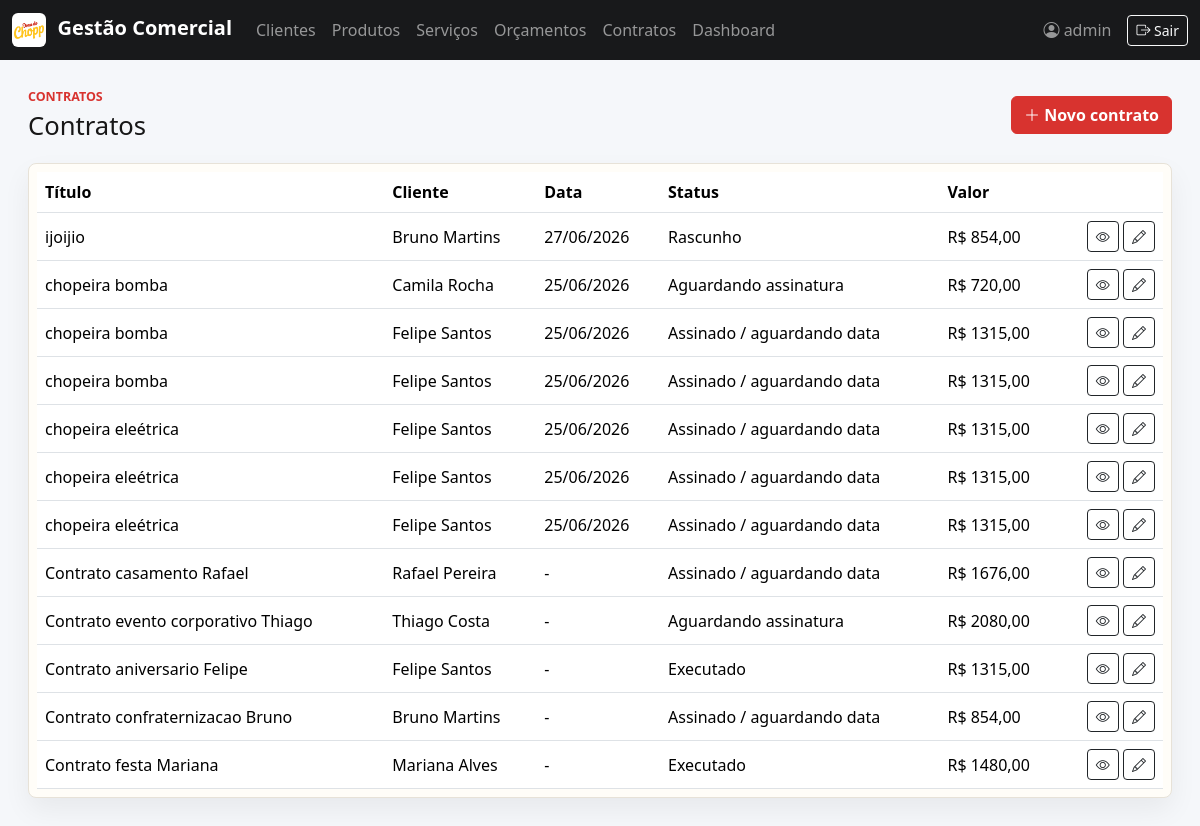
/contratos/ (signed in), run on the app's committed database.
### comercial/models.py (models this page shows, shortened)
class TimeStampedModel(models.Model):
    criado_em = models.DateTimeField(auto_now_add=True)
    atualizado_em = models.DateTimeField(auto_now=True)
    class Meta:
        abstract = True

class Contrato(TimeStampedModel):
    TIPOS_MODELO = [
        ("chopeira_eletrica", "Chopeira elétrica"),
        ("casamento", "Casamento"),
        ("contrato_modelo", "Contrato modelo"),
        ("servico_comodato", "Prestação de serviços e comodato"),
        ("personalizado", "Documento personalizado"),
    ]
    STATUS = [
        ("rascunho", "Rascunho"),
        ("aguardando_assinatura", "Aguardando assinatura"),
        ("assinado", "Assinado / aguardando data"),
        ("executado", "Executado"),
        ("cancelado", "Cancelado"),
    ]
    cliente = models.ForeignKey(Cliente, on_delete=models.PROTECT, related_name="contratos")
    usuario = models.ForeignKey(settings.AUTH_USER_MODEL, on_delete=models.PROTECT)
    orcamento = models.ForeignKey(Orcamento, on_delete=models.SET_NULL, blank=True, null=True)
    titulo = models.CharField(max_length=140)
    status = models.CharField(max_length=30, choices=STATUS, default="rascunho")
    tipo_modelo = models.CharField(max_length=30, choices=TIPOS_MODELO, default="chopeira_eletrica")
    data_evento = models.DateField(blank=True, null=True, verbose_name="Data do contrato/evento")
    endereco_evento = models.CharField(max_length=255, blank=True)
    horario_inicio = models.TimeField(blank=True, null=True)
    horario_fim = models.TimeField(blank=True, null=True)
    com_profissional = models.BooleanField(default=False)
    quantidade_profissionais = models.PositiveSmallIntegerField(default=0)
    valor_hora_extra = models.DecimalField(max_digits=10, decimal_places=2, default=Decimal("50.00"))
    valor_pago = models.DecimalField(max_digits=10, decimal_places=2, default=Decimal("0.00"))
    data_pagamento = models.DateField(blank=True, null=True)
    data_vencimento_saldo = models.DateField(blank=True, null=True)
    prazo_chopeira_horas = models.PositiveSmallIntegerField(default=24)
    taxa_nova_instalacao = models.DecimalField(max_digits=10, decimal_places=2, default=Decimal("250.00"))
    cidade_assinatura = models.CharField(max_length=80, default="Fortaleza/CE")
    documento_modelo = models.FileField(upload_to="documentos/modelos/", blank=True, null=True)
    documento_final = models.FileField(upload_to="documentos/finais/", blank=True, null=True)
    placeholders = models.JSONField(default=list, blank=True)
    valores_preenchidos = models.JSONField(default=dict, blank=True)
    data_assinatura_cliente = models.DateField(blank=True, null=True)
    data_assinatura_usuario = models.DateField(blank=True, null=True)
    observacoes = models.TextField(blank=True)
    class Meta:
        ordering = ["-data_evento", "-criado_em"]
    @property
    def valor_total(self):
        return self.orcamento.valor_total if self.orcamento else Decimal("0.00")

class Cliente(TimeStampedModel):
    TIPOS_DOCUMENTO = [
        ("cpf", "CPF"),
        ("cnpj", "CNPJ"),
    ]
    nome_completo = models.CharField(max_length=120)
    tipo_documento = models.CharField(
        max_length=4,
        choices=TIPOS_DOCUMENTO,
        default="cpf",
        verbose_name="Tipo de pessoa",
    )
    documento = models.CharField(max_length=18, unique=True, verbose_name="CPF ou CNPJ")
    email = models.EmailField(max_length=120, blank=True)
    endereco_residencial = models.CharField(max_length=255)
    celular = models.CharField(max_length=20)
    class Meta:
        ordering = ["nome_completo"]
    def __str__(self):
        return self.nome_completo

class Orcamento(TimeStampedModel):
    FORMAS_PAGAMENTO = [
        ("dinheiro", "Dinheiro"),
        ("cartao", "Cartão"),
        ("pix", "PIX"),
        ("boleto", "Boleto"),
    ]
    cliente = models.ForeignKey(Cliente, on_delete=models.PROTECT, related_name="orcamentos")
    usuario = models.ForeignKey(settings.AUTH_USER_MODEL, on_delete=models.PROTECT)
    validade = models.DateField(blank=True, null=True)
    forma_pagamento = models.CharField(max_length=20, choices=FORMAS_PAGAMENTO, default="pix")
    observacoes = models.TextField(blank=True)
    desconto = models.DecimalField(max_digits=10, decimal_places=2, default=Decimal("0.00"))
    logo = models.ImageField(upload_to="logos/", blank=True, null=True)
    arquivo_pdf = models.FileField(upload_to="orcamentos/", blank=True, null=True)
    class Meta:
        ordering = ["-criado_em"]
    @property
    def subtotal_produtos(self):
        return sum((item.total for item in self.itens_produto.all()), Decimal("0.00"))
    @property
    def subtotal_servicos(self):
        return sum((item.total for item in self.itens_servico.all()), Decimal("0.00"))
    @property
    def valor_total(self):
        return self.subtotal_produtos + self.subtotal_servicos - self.desconto

class OrcamentoProduto(models.Model):
    orcamento = models.ForeignKey(Orcamento, on_delete=models.CASCADE, related_name="itens_produto")
    produto = models.ForeignKey(Produto, on_delete=models.PROTECT)
    quantidade = models.DecimalField(max_digits=10, decimal_places=2, default=Decimal("1.00"))
    valor_unitario = models.DecimalField(max_digits=10, decimal_places=2)
    @property
    def total(self):
        return self.quantidade * self.valor_unitario

class OrcamentoServico(models.Model):
    orcamento = models.ForeignKey(Orcamento, on_delete=models.CASCADE, related_name="itens_servico")
    servico = models.ForeignKey(Servico, on_delete=models.PROTECT)
    quantidade = models.DecimalField(max_digits=10, decimal_places=2, default=Decimal("1.00"))
    valor_unitario = models.DecimalField(max_digits=10, decimal_places=2)
    @property
    def total(self):
        return self.quantidade * self.valor_unitario

### comercial/views.py (the view)
# urls.py: path("contratos/", views.contrato_list, name="contrato_list"),
@login_required
def contrato_list(request):
    contratos = Contrato.objects.select_related("cliente", "usuario", "orcamento")
    return render(request, "comercial/contratos/list.html", {"contratos": contratos})

### templates/comercial/contratos/list.html
{% extends "base.html" %}
{% block content %}
<section class="page-header">
    <div><p class="eyebrow">Contratos</p><h1>Contratos</h1></div>
    <a class="btn btn-brand" href="{% url 'contrato_create' %}"><i class="bi bi-plus-lg"></i> Novo contrato</a>
</section>
<div class="table-wrap">
    <table class="table table-hover align-middle">
        <thead><tr><th>Título</th><th>Cliente</th><th>Data</th><th>Status</th><th>Valor</th><th></th></tr></thead>
        <tbody>
        {% for contrato in contratos %}
            <tr>
                <td>{{ contrato.titulo }}</td>
                <td>{{ contrato.cliente }}</td>
                <td>{{ contrato.data_evento|date:"d/m/Y"|default:"-" }}</td>
                <td>{{ contrato.get_status_display }}</td>
                <td>R$ {{ contrato.valor_total|floatformat:2 }}</td>
                <td class="text-end">
                    <a class="btn btn-sm btn-outline-dark" href="{% url 'contrato_detail' contrato.pk %}"><i class="bi bi-eye"></i></a>
                    <a class="btn btn-sm btn-outline-dark" href="{% url 'contrato_update' contrato.pk %}"><i class="bi bi-pencil"></i></a>
                </td>
            </tr>
        {% empty %}<tr><td colspan="6">Nenhum contrato cadastrado.</td></tr>{% endfor %}
        </tbody>
    </table>
</div>
{% endblock %}

### templates/base.html (shortened to what this page needs)
{% load static %}
<!doctype html>
<html lang="pt-br">
<head>
    <link href="https://cdn.jsdelivr.net/npm/bootstrap@5.3.3/dist/css/bootstrap.min.css" rel="stylesheet">
    <link href="https://cdn.jsdelivr.net/npm/bootstrap-icons@1.11.3/font/bootstrap-icons.css" rel="stylesheet">
    <link href="{% static 'css/app.css' %}?v=20260622-2" rel="stylesheet">
</head>
<body>
{% if user.is_authenticated %}
<nav class="navbar navbar-expand-lg navbar-dark bg-brand">
    <div class="container-fluid">
        <a class="navbar-brand fw-bold" href="{% url 'home' %}">
            <img src="{% static 'img/logo2.png' %}" alt="Logo" class="nav-logo">
            Gestão Comercial
        </a>
        <div class="collapse navbar-collapse" id="mainNav">
            <ul class="navbar-nav me-auto">
                <li class="nav-item"><a class="nav-link" href="{% url 'cliente_list' %}">Clientes</a></li>
                <li class="nav-item"><a class="nav-link" href="{% url 'produto_list' %}">Produtos</a></li>
                <li class="nav-item"><a class="nav-link" href="{% url 'servico_list' %}">Serviços</a></li>
                <li class="nav-item"><a class="nav-link" href="{% url 'orcamento_list' %}">Orçamentos</a></li>
                <li class="nav-item"><a class="nav-link" href="{% url 'contrato_list' %}">Contratos</a></li>
                <li class="nav-item"><a class="nav-link" href="{% url 'dashboard' %}">Dashboard</a></li>
            </ul>
            <span class="navbar-text me-3">
                <i class="bi bi-person-circle"></i>
                {{ user.get_full_name|default:user.username }}
            </span>
            <form method="post" action="{% url 'logout' %}">
                <button class="btn btn-sm btn-outline-light" type="submit">
                    <i class="bi bi-box-arrow-right"></i> Sair
                </button>
            </form>
        </div>
    </div>
</nav>
{% endif %}
<main class="container-fluid page-shell">
    {% block content %}{% endblock %}
</main>
</body>
</html>

### static/css/app.css (style rules this page uses)
:root { --brand-red: #d8332f; --brand-yellow: #ffc52f; --ink: #171717; --muted: #6d7178; --line: #e7e2d8; --paper: #fffdf8; --soft: #f5f7fa; }
body { background: var(--soft); color: var(--ink); }
.bg-brand { background: #18191b; }
.nav-logo { width: 34px; height: 34px; object-fit: contain; margin-right: .4rem; background: #fff; border-radius: 6px; padding: 2px; }
.page-shell { padding: 28px; }
.page-header { max-width: 1180px; margin: 0 auto 22px; display: flex; align-items: center; justify-content: space-between; gap: 16px; }
.page-header h1 { font-size: clamp(1.6rem, 2vw, 2.2rem); margin: 0; }
.eyebrow { margin: 0 0 4px; color: var(--brand-red); font-weight: 700; text-transform: uppercase; font-size: .78rem; }
.btn-brand { --bs-btn-bg: var(--brand-red); --bs-btn-border-color: var(--brand-red); --bs-btn-color: #fff; --bs-btn-hover-bg: #b82926; --bs-btn-hover-border-color: #b82926; font-weight: 700; }
.login-panel, .surface, .table-wrap, .metric, .module-card { background: var(--paper); border: 1px solid var(--line); border-radius: 8px; box-shadow: 0 12px 28px rgba(20, 20, 20, .06); }
.table-wrap { max-width: 1180px; margin: 0 auto; overflow-x: auto; padding: 8px; }
.table { margin-bottom: 0; }

### data on the page
Contrato: titulo "ijoijio", cliente "Bruno Martins", data_evento "27/06/2026", status "Rascunho", valor_total "854,00"
Contrato: titulo "chopeira bomba", cliente "Camila Rocha", data_evento "25/06/2026", status "Aguardando assinatura", valor_total "720,00"
Contrato: titulo "chopeira bomba", cliente "Felipe Santos", data_evento "25/06/2026", status "Assinado / aguardando data", valor_total "1315,00"
Contrato: titulo "chopeira bomba", cliente "Felipe Santos", data_evento "25/06/2026", status "Assinado / aguardando data", valor_total "1315,00"
Contrato: titulo "chopeira eleétrica", cliente "Felipe Santos", data_evento "25/06/2026", status "Assinado / aguardando data", valor_total "1315,00"
Contrato: titulo "chopeira eleétrica", cliente "Felipe Santos", data_evento "25/06/2026", status "Assinado / aguardando data", valor_total "1315,00"
Contrato: titulo "chopeira eleétrica", cliente "Felipe Santos", data_evento "25/06/2026", status "Assinado / aguardando data", valor_total "1315,00"
Contrato: titulo "Contrato casamento Rafael", cliente "Rafael Pereira", data_evento "-", status "Assinado / aguardando data", valor_total "1676,00"
Contrato: titulo "Contrato evento corporativo Thiago", cliente "Thiago Costa", data_evento "-", status "Aguardando assinatura", valor_total "2080,00"
Contrato: titulo "Contrato aniversario Felipe", cliente "Felipe Santos", data_evento "-", status "Executado", valor_total "1315,00"
Contrato: titulo "Contrato confraternizacao Bruno", cliente "Bruno Martins", data_evento "-", status "Assinado / aguardando data", valor_total "854,00"
Contrato: titulo "Contrato festa Mariana", cliente "Mariana Alves", data_evento "-", status "Executado", valor_total "1480,00"

### other printed values
{{ user.get_full_name|default:user.username }} "admin"
